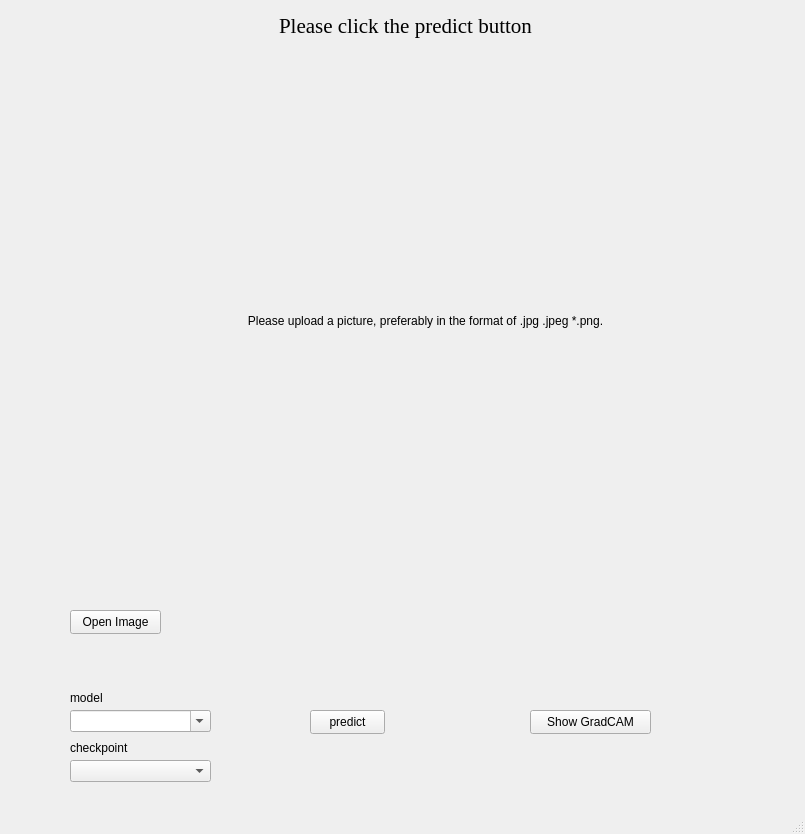
<?xml version="1.0" encoding="UTF-8"?>
<ui version="4.0">
 <class>MainWindow</class>
 <widget class="QMainWindow" name="MainWindow">
  <property name="geometry">
   <rect>
    <x>0</x>
    <y>0</y>
    <width>805</width>
    <height>834</height>
   </rect>
  </property>
  <property name="windowTitle">
   <string>AS Predictor</string>
  </property>
  <widget class="QWidget" name="centralwidget">
   <widget class="QPushButton" name="pbPredict">
    <property name="geometry">
     <rect>
      <x>310</x>
      <y>710</y>
      <width>75</width>
      <height>24</height>
     </rect>
    </property>
    <property name="text">
     <string>predict</string>
    </property>
   </widget>
   <widget class="QComboBox" name="cbModelArchitecture">
    <property name="geometry">
     <rect>
      <x>70</x>
      <y>710</y>
      <width>141</width>
      <height>22</height>
     </rect>
    </property>
    <property name="editable">
     <bool>true</bool>
    </property>
    <property name="placeholderText">
     <string>选择模型架构</string>
    </property>
   </widget>
   <widget class="QLabel" name="lbShowImg">
    <property name="geometry">
     <rect>
      <x>120</x>
      <y>50</y>
      <width>611</width>
      <height>541</height>
     </rect>
    </property>
    <property name="text">
     <string>Please upload a picture, preferably in the format of .jpg .jpeg *.png.</string>
    </property>
    <property name="alignment">
     <set>Qt::AlignCenter</set>
    </property>
   </widget>
   <widget class="QPushButton" name="pbSelectImg">
    <property name="geometry">
     <rect>
      <x>70</x>
      <y>610</y>
      <width>91</width>
      <height>24</height>
     </rect>
    </property>
    <property name="text">
     <string>Open Image</string>
    </property>
   </widget>
   <widget class="QLabel" name="lbModelArchitecture">
    <property name="geometry">
     <rect>
      <x>70</x>
      <y>690</y>
      <width>141</width>
      <height>16</height>
     </rect>
    </property>
    <property name="text">
     <string>model</string>
    </property>
   </widget>
   <widget class="QComboBox" name="cbModelWeight">
    <property name="geometry">
     <rect>
      <x>70</x>
      <y>760</y>
      <width>141</width>
      <height>22</height>
     </rect>
    </property>
   </widget>
   <widget class="QLabel" name="lbModelWeight">
    <property name="geometry">
     <rect>
      <x>70</x>
      <y>740</y>
      <width>141</width>
      <height>16</height>
     </rect>
    </property>
    <property name="text">
     <string>checkpoint</string>
    </property>
   </widget>
   <widget class="QLabel" name="lbShowPredict">
    <property name="geometry">
     <rect>
      <x>130</x>
      <y>0</y>
      <width>551</width>
      <height>51</height>
     </rect>
    </property>
    <property name="font">
     <font>
      <family>Times New Roman</family>
      <pointsize>16</pointsize>
     </font>
    </property>
    <property name="text">
     <string>Please click the predict button</string>
    </property>
    <property name="textFormat">
     <enum>Qt::AutoText</enum>
    </property>
    <property name="alignment">
     <set>Qt::AlignCenter</set>
    </property>
   </widget>
   <widget class="QPushButton" name="pbGradCAM">
    <property name="geometry">
     <rect>
      <x>530</x>
      <y>710</y>
      <width>121</width>
      <height>24</height>
     </rect>
    </property>
    <property name="text">
     <string>Show GradCAM</string>
    </property>
   </widget>
   <zorder>lbShowImg</zorder>
   <zorder>pbPredict</zorder>
   <zorder>cbModelArchitecture</zorder>
   <zorder>pbSelectImg</zorder>
   <zorder>lbModelArchitecture</zorder>
   <zorder>cbModelWeight</zorder>
   <zorder>lbModelWeight</zorder>
   <zorder>lbShowPredict</zorder>
   <zorder>pbGradCAM</zorder>
  </widget>
  <widget class="QMenuBar" name="menubar">
   <property name="geometry">
    <rect>
     <x>0</x>
     <y>0</y>
     <width>805</width>
     <height>22</height>
    </rect>
   </property>
  </widget>
  <widget class="QStatusBar" name="statusbar"/>
 </widget>
 <resources/>
 <connections/>
</ui>
